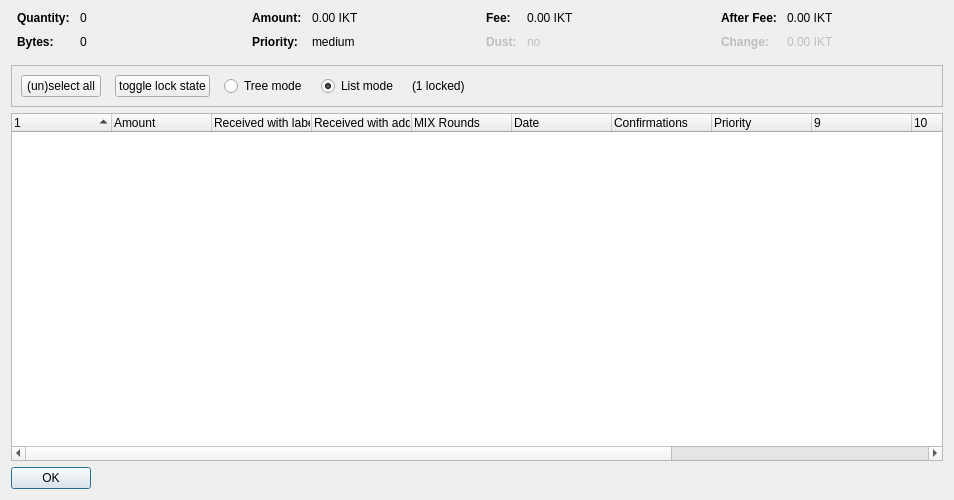
<?xml version="1.0" encoding="UTF-8"?>
<ui version="4.0">
 <class>CoinControlDialog</class>
 <widget class="QDialog" name="CoinControlDialog">
  <property name="geometry">
   <rect>
    <x>0</x>
    <y>0</y>
    <width>954</width>
    <height>500</height>
   </rect>
  </property>
  <property name="windowTitle">
   <string>Coin Selection</string>
  </property>
  <layout class="QVBoxLayout" name="verticalLayout">
   <item>
    <layout class="QHBoxLayout" name="horizontalLayoutTop" stretch="0,0,0,0">
     <property name="topMargin">
      <number>0</number>
     </property>
     <property name="bottomMargin">
      <number>10</number>
     </property>
     <item>
      <layout class="QFormLayout" name="formLayoutCoinControl1">
       <property name="horizontalSpacing">
        <number>10</number>
       </property>
       <property name="verticalSpacing">
        <number>10</number>
       </property>
       <property name="leftMargin">
        <number>6</number>
       </property>
       <property name="rightMargin">
        <number>6</number>
       </property>
       <item row="0" column="0">
        <widget class="QLabel" name="labelCoinControlQuantityText">
         <property name="font">
          <font>
           <weight>75</weight>
           <bold>true</bold>
          </font>
         </property>
         <property name="text">
          <string>Quantity:</string>
         </property>
        </widget>
       </item>
       <item row="0" column="1">
        <widget class="QLabel" name="labelCoinControlQuantity">
         <property name="cursor">
          <cursorShape>IBeamCursor</cursorShape>
         </property>
         <property name="contextMenuPolicy">
          <enum>Qt::ActionsContextMenu</enum>
         </property>
         <property name="text">
          <string notr="true">0</string>
         </property>
         <property name="textInteractionFlags">
          <set>Qt::LinksAccessibleByMouse|Qt::TextSelectableByKeyboard|Qt::TextSelectableByMouse</set>
         </property>
        </widget>
       </item>
       <item row="1" column="0">
        <widget class="QLabel" name="labelCoinControlBytesText">
         <property name="font">
          <font>
           <weight>75</weight>
           <bold>true</bold>
          </font>
         </property>
         <property name="text">
          <string>Bytes:</string>
         </property>
        </widget>
       </item>
       <item row="1" column="1">
        <widget class="QLabel" name="labelCoinControlBytes">
         <property name="cursor">
          <cursorShape>IBeamCursor</cursorShape>
         </property>
         <property name="contextMenuPolicy">
          <enum>Qt::ActionsContextMenu</enum>
         </property>
         <property name="text">
          <string notr="true">0</string>
         </property>
         <property name="textInteractionFlags">
          <set>Qt::LinksAccessibleByMouse|Qt::TextSelectableByKeyboard|Qt::TextSelectableByMouse</set>
         </property>
        </widget>
       </item>
      </layout>
     </item>
     <item>
      <layout class="QFormLayout" name="formLayoutCoinControl2">
       <property name="horizontalSpacing">
        <number>10</number>
       </property>
       <property name="verticalSpacing">
        <number>10</number>
       </property>
       <property name="leftMargin">
        <number>6</number>
       </property>
       <property name="rightMargin">
        <number>6</number>
       </property>
       <item row="0" column="0">
        <widget class="QLabel" name="labelCoinControlAmountText">
         <property name="font">
          <font>
           <weight>75</weight>
           <bold>true</bold>
          </font>
         </property>
         <property name="text">
          <string>Amount:</string>
         </property>
        </widget>
       </item>
       <item row="0" column="1">
        <widget class="QLabel" name="labelCoinControlAmount">
         <property name="cursor">
          <cursorShape>IBeamCursor</cursorShape>
         </property>
         <property name="contextMenuPolicy">
          <enum>Qt::ActionsContextMenu</enum>
         </property>
         <property name="text">
          <string notr="true">0.00 IKT</string>
         </property>
         <property name="textInteractionFlags">
          <set>Qt::LinksAccessibleByMouse|Qt::TextSelectableByKeyboard|Qt::TextSelectableByMouse</set>
         </property>
        </widget>
       </item>
       <item row="1" column="0">
        <widget class="QLabel" name="labelCoinControlPriorityText">
         <property name="font">
          <font>
           <weight>75</weight>
           <bold>true</bold>
          </font>
         </property>
         <property name="text">
          <string>Priority:</string>
         </property>
        </widget>
       </item>
       <item row="1" column="1">
        <widget class="QLabel" name="labelCoinControlPriority">
         <property name="cursor">
          <cursorShape>IBeamCursor</cursorShape>
         </property>
         <property name="contextMenuPolicy">
          <enum>Qt::ActionsContextMenu</enum>
         </property>
         <property name="text">
          <string>medium</string>
         </property>
         <property name="textInteractionFlags">
          <set>Qt::LinksAccessibleByMouse|Qt::TextSelectableByKeyboard|Qt::TextSelectableByMouse</set>
         </property>
        </widget>
       </item>
      </layout>
     </item>
     <item>
      <layout class="QFormLayout" name="formLayoutCoinControl3">
       <property name="horizontalSpacing">
        <number>10</number>
       </property>
       <property name="verticalSpacing">
        <number>10</number>
       </property>
       <property name="leftMargin">
        <number>6</number>
       </property>
       <property name="rightMargin">
        <number>6</number>
       </property>
       <item row="0" column="0">
        <widget class="QLabel" name="labelCoinControlFeeText">
         <property name="font">
          <font>
           <weight>75</weight>
           <bold>true</bold>
          </font>
         </property>
         <property name="text">
          <string>Fee:</string>
         </property>
        </widget>
       </item>
       <item row="0" column="1">
        <widget class="QLabel" name="labelCoinControlFee">
         <property name="cursor">
          <cursorShape>IBeamCursor</cursorShape>
         </property>
         <property name="contextMenuPolicy">
          <enum>Qt::ActionsContextMenu</enum>
         </property>
         <property name="text">
          <string notr="true">0.00 IKT</string>
         </property>
         <property name="textInteractionFlags">
          <set>Qt::LinksAccessibleByMouse|Qt::TextSelectableByKeyboard|Qt::TextSelectableByMouse</set>
         </property>
        </widget>
       </item>
       <item row="1" column="0">
        <widget class="QLabel" name="labelCoinControlLowOutputText">
         <property name="enabled">
          <bool>false</bool>
         </property>
         <property name="font">
          <font>
           <weight>75</weight>
           <bold>true</bold>
          </font>
         </property>
         <property name="text">
          <string>Dust:</string>
         </property>
        </widget>
       </item>
       <item row="1" column="1">
        <widget class="QLabel" name="labelCoinControlLowOutput">
         <property name="enabled">
          <bool>false</bool>
         </property>
         <property name="cursor">
          <cursorShape>IBeamCursor</cursorShape>
         </property>
         <property name="contextMenuPolicy">
          <enum>Qt::ActionsContextMenu</enum>
         </property>
         <property name="text">
          <string>no</string>
         </property>
         <property name="textInteractionFlags">
          <set>Qt::LinksAccessibleByMouse|Qt::TextSelectableByKeyboard|Qt::TextSelectableByMouse</set>
         </property>
        </widget>
       </item>
      </layout>
     </item>
     <item>
      <layout class="QFormLayout" name="formLayoutCoinControl4">
       <property name="horizontalSpacing">
        <number>10</number>
       </property>
       <property name="verticalSpacing">
        <number>10</number>
       </property>
       <property name="leftMargin">
        <number>6</number>
       </property>
       <property name="rightMargin">
        <number>6</number>
       </property>
       <item row="0" column="0">
        <widget class="QLabel" name="labelCoinControlAfterFeeText">
         <property name="font">
          <font>
           <weight>75</weight>
           <bold>true</bold>
          </font>
         </property>
         <property name="text">
          <string>After Fee:</string>
         </property>
        </widget>
       </item>
       <item row="0" column="1">
        <widget class="QLabel" name="labelCoinControlAfterFee">
         <property name="cursor">
          <cursorShape>IBeamCursor</cursorShape>
         </property>
         <property name="contextMenuPolicy">
          <enum>Qt::ActionsContextMenu</enum>
         </property>
         <property name="text">
          <string notr="true">0.00 IKT</string>
         </property>
         <property name="textInteractionFlags">
          <set>Qt::LinksAccessibleByMouse|Qt::TextSelectableByKeyboard|Qt::TextSelectableByMouse</set>
         </property>
        </widget>
       </item>
       <item row="1" column="0">
        <widget class="QLabel" name="labelCoinControlChangeText">
         <property name="enabled">
          <bool>false</bool>
         </property>
         <property name="font">
          <font>
           <weight>75</weight>
           <bold>true</bold>
          </font>
         </property>
         <property name="text">
          <string>Change:</string>
         </property>
        </widget>
       </item>
       <item row="1" column="1">
        <widget class="QLabel" name="labelCoinControlChange">
         <property name="enabled">
          <bool>false</bool>
         </property>
         <property name="cursor">
          <cursorShape>IBeamCursor</cursorShape>
         </property>
         <property name="contextMenuPolicy">
          <enum>Qt::ActionsContextMenu</enum>
         </property>
         <property name="text">
          <string notr="true">0.00 IKT</string>
         </property>
         <property name="textInteractionFlags">
          <set>Qt::LinksAccessibleByMouse|Qt::TextSelectableByKeyboard|Qt::TextSelectableByMouse</set>
         </property>
        </widget>
       </item>
      </layout>
     </item>
    </layout>
   </item>
   <item>
    <widget class="QFrame" name="frame">
     <property name="minimumSize">
      <size>
       <width>0</width>
       <height>40</height>
      </size>
     </property>
     <property name="frameShape">
      <enum>QFrame::StyledPanel</enum>
     </property>
     <property name="frameShadow">
      <enum>QFrame::Sunken</enum>
     </property>
     <layout class="QHBoxLayout" name="horizontalLayout">
      <item>
       <layout class="QHBoxLayout" name="horizontalLayoutPanel" stretch="0,0,0,0,0,0">
        <property name="spacing">
         <number>14</number>
        </property>
        <item>
         <widget class="QPushButton" name="pushButtonSelectAll">
          <property name="sizePolicy">
           <sizepolicy hsizetype="Maximum" vsizetype="Fixed">
            <horstretch>0</horstretch>
            <verstretch>0</verstretch>
           </sizepolicy>
          </property>
          <property name="text">
           <string>(un)select all</string>
          </property>
          <property name="autoDefault">
           <bool>false</bool>
          </property>
         </widget>
        </item>
        <item>
         <widget class="QPushButton" name="pushButtonToggleLock">
          <property name="sizePolicy">
           <sizepolicy hsizetype="Maximum" vsizetype="Fixed">
            <horstretch>0</horstretch>
            <verstretch>0</verstretch>
           </sizepolicy>
          </property>
          <property name="text">
           <string>toggle lock state</string>
          </property>
          <property name="autoDefault">
           <bool>false</bool>
          </property>
         </widget>
        </item>
        <item>
         <widget class="QRadioButton" name="radioTreeMode">
          <property name="sizePolicy">
           <sizepolicy hsizetype="Maximum" vsizetype="Fixed">
            <horstretch>0</horstretch>
            <verstretch>0</verstretch>
           </sizepolicy>
          </property>
          <property name="text">
           <string>Tree mode</string>
          </property>
         </widget>
        </item>
        <item>
         <widget class="QRadioButton" name="radioListMode">
          <property name="sizePolicy">
           <sizepolicy hsizetype="Maximum" vsizetype="Fixed">
            <horstretch>0</horstretch>
            <verstretch>0</verstretch>
           </sizepolicy>
          </property>
          <property name="text">
           <string>List mode</string>
          </property>
          <property name="checked">
           <bool>true</bool>
          </property>
         </widget>
        </item>
        <item>
         <widget class="QLabel" name="labelLocked">
          <property name="text">
           <string>(1 locked)</string>
          </property>
         </widget>
        </item>
        <item>
         <spacer name="horizontalSpacer">
          <property name="orientation">
           <enum>Qt::Horizontal</enum>
          </property>
          <property name="sizeHint" stdset="0">
           <size>
            <width>40</width>
            <height>20</height>
           </size>
          </property>
         </spacer>
        </item>
       </layout>
      </item>
     </layout>
    </widget>
   </item>
   <item>
    <widget class="CoinControlTreeWidget" name="treeWidget">
     <property name="contextMenuPolicy">
      <enum>Qt::CustomContextMenu</enum>
     </property>
     <property name="sortingEnabled">
      <bool>false</bool>
     </property>
     <property name="columnCount">
      <number>13</number>
     </property>
     <attribute name="headerShowSortIndicator" stdset="0">
      <bool>true</bool>
     </attribute>
     <attribute name="headerStretchLastSection">
      <bool>false</bool>
     </attribute>
     <column>
      <property name="text">
       <string/>
      </property>
     </column>
     <column>
      <property name="text">
       <string>Amount</string>
      </property>
     </column>
     <column>
      <property name="text">
       <string>Received with label</string>
      </property>
     </column>
     <column>
      <property name="text">
       <string>Received with address</string>
      </property>
     </column>
     <column>
      <property name="text">
       <string>MIX Rounds</string>
      </property>
     </column>
     <column>
      <property name="text">
       <string>Date</string>
      </property>
     </column>
     <column>
      <property name="text">
       <string>Confirmations</string>
      </property>
      <property name="toolTip">
       <string>Confirmed</string>
      </property>
     </column>
     <column>
      <property name="text">
       <string>Priority</string>
      </property>
     </column>
     <column>
      <property name="text">
       <string/>
      </property>
     </column>
     <column>
      <property name="text">
       <string/>
      </property>
     </column>
     <column>
      <property name="text">
       <string/>
      </property>
     </column>
     <column>
      <property name="text">
       <string/>
      </property>
     </column>
     <column>
      <property name="text">
       <string/>
      </property>
     </column>
    </widget>
   </item>
   <item>
    <widget class="QDialogButtonBox" name="buttonBox">
     <property name="sizePolicy">
      <sizepolicy hsizetype="Maximum" vsizetype="Fixed">
       <horstretch>0</horstretch>
       <verstretch>0</verstretch>
      </sizepolicy>
     </property>
     <property name="orientation">
      <enum>Qt::Horizontal</enum>
     </property>
     <property name="standardButtons">
      <set>QDialogButtonBox::Ok</set>
     </property>
    </widget>
   </item>
  </layout>
 </widget>
 <customwidgets>
  <customwidget>
   <class>CoinControlTreeWidget</class>
   <extends>QTreeWidget</extends>
   <header>coincontroltreewidget.h</header>
  </customwidget>
 </customwidgets>
 <resources/>
 <connections/>
</ui>
